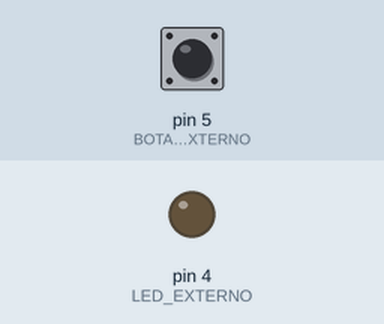
The sketch below on a simulated Arduino Uno, built with avr-gcc and run on an emulated ATmega328P. On the bench: output pins drawn as LEDs (lit = HIGH). Inputs (shaded band) come from the test bench; at power-on: pin 5 (BOTAO_EXTERNO) LOW.

Above: at 1.2 s.
1.3 s: pin 5 (BOTAO_EXTERNO) pulled HIGH for 0.15 s
At 1.37 s:
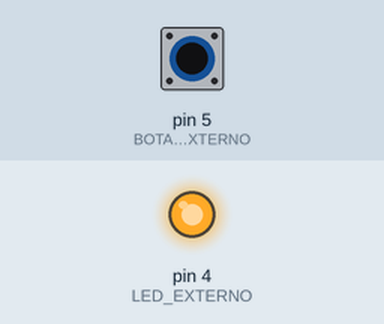
2.9 s: pin 5 (BOTAO_EXTERNO) pulled HIGH for 3.2 s
At 6.9 s:
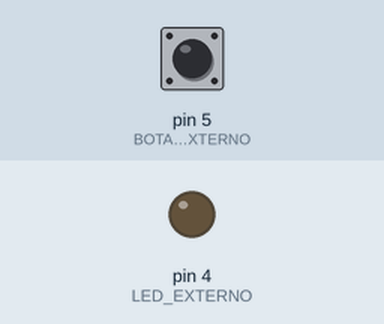
Timing chart, 0 to 8.4 s (numbered marks = the images above; inputs shaded):
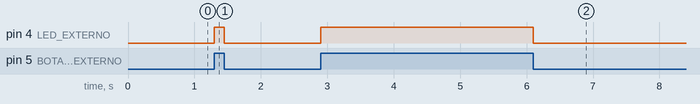

The sketch:

led_botao.ino
```cpp
#define LED_EXTERNO 4 // gpio 4 (d2)
#define BOTAO_EXTERNO 5 // gpio 5 (d1)


void setup() {
  pinMode(LED_EXTERNO, OUTPUT);
  pinMode(BOTAO_EXTERNO, INPUT);

}

void loop() {

  if(digitalRead(BOTAO_EXTERNO)){
    digitalWrite(LED_EXTERNO, HIGH);
  }
  else{

  digitalWrite(LED_EXTERNO, LOW);
  }

}
```

Measured:
- after the input at 1.3 s, pin 4 (LED_EXTERNO): LOW → HIGH at once, → LOW 0.15 s later
- after the input at 2.9 s, pin 4 (LED_EXTERNO): LOW → HIGH at once, → LOW 3.2 s later
